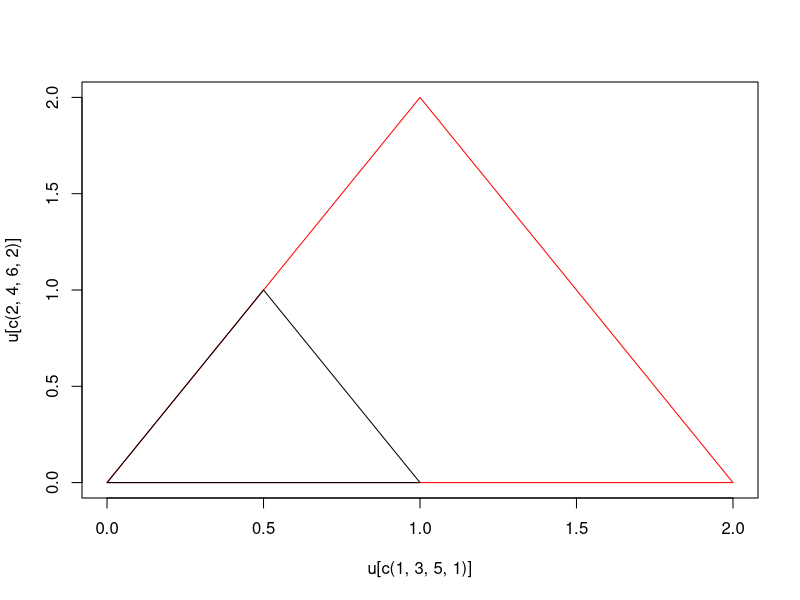
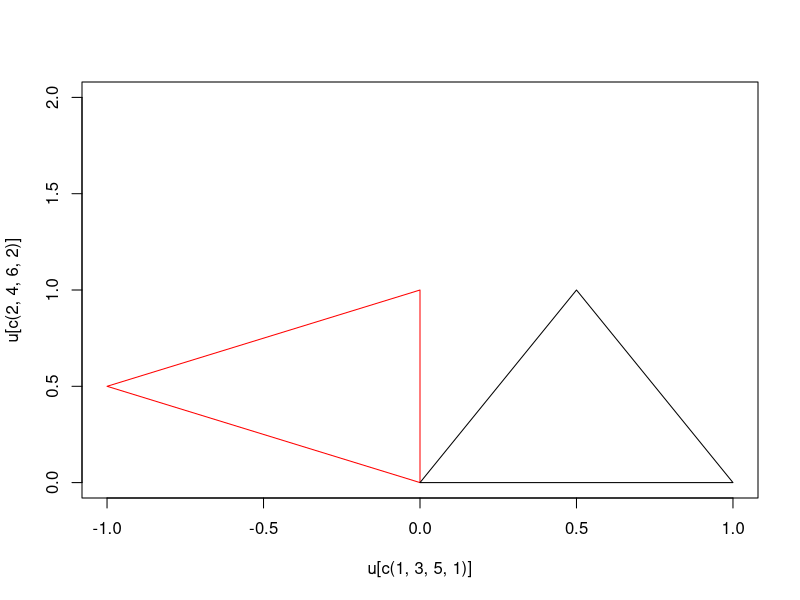
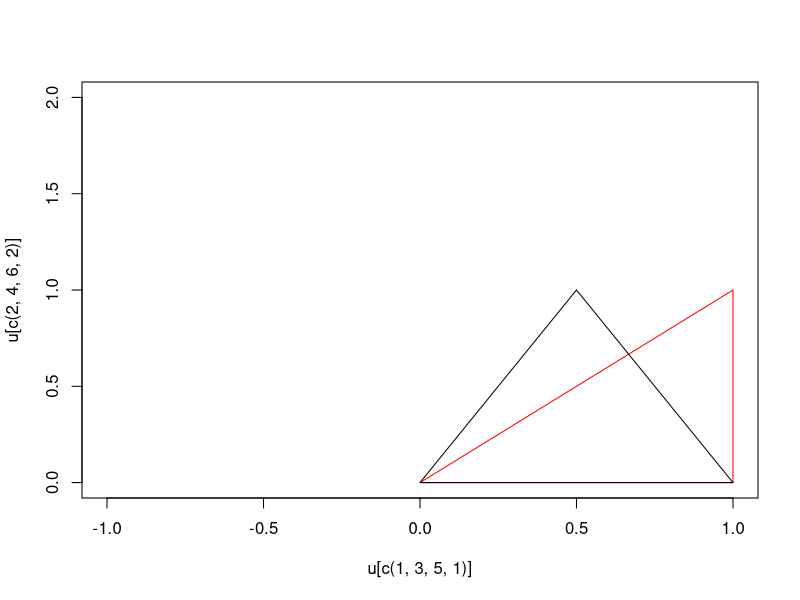

The R source for these figures, in order:

E <- 1                                  # Modulus
nu <- 0                 # Poission's ratio - can be in range (0, 0.5)

## Start of with one triangle
x <- c(0, 1, 0.5)
y <- c(0, 0, 1) 

## Area of triangle
Delta <- 0.5 * det(cbind(1, x, y))

## Construct B matrix
a <- c()
b <- c()
c <- c()

a[1] <- x[2]*y[3] - y[2]*x[3]
a[2] <- x[3]*y[1] - y[3]*x[1]
a[3] <- x[1]*y[2] - y[1]*x[2]
b[1] <- y[2] - y[3]
b[2] <- y[3] - y[1]
b[3] <- y[1] - y[2]
c[1] <- x[3] - x[2]
c[2] <- x[1] - x[3]
c[3] <- x[2] - x[1]

B1 <- 1/(2*Delta) * rbind(c(b[1], 0),
                          c(0,    c[1]),
                          c(c[1], b[1]))
B2 <- 1/(2*Delta) * rbind(c(b[2], 0),
                          c(0,    c[2]),
                          c(c[2], b[2]))
B3 <- 1/(2*Delta) * rbind(c(b[3], 0),
                          c(0,    c[3]),
                          c(c[3], b[3]))

B <- cbind(B1, B2, B3)

## Elasticity matrix for plane stress in an isotropic material
D <- E * (1-nu^2) * rbind(c(1 , nu, 0       ),
                          c(nu,  1, 0       ),
                          c(0 ,  0, (1-nu)/2))


print(t(B1) %*% D %*% B1)

K <- t(B) %*% D %*% B

rotate <- function(theta) {
  return(rbind(c(cos(theta), -sin(theta)),
               c(sin(theta),  cos(theta))))
}

rotate3 <- function(theta) {
  M <- matrix(0, 6, 6)
  M[1:2, 1:2] <- rotate(theta)
  M[3:4, 3:4] <- rotate(theta)
  M[5:6, 5:6] <- rotate(theta)
  return(M)
}

shear <- function(k) {
  return(rbind(c(1, k),
               c(0, 1)))
}

shear3 <- function(k) {
  M <- matrix(0, 6, 6)
  M[1:2, 1:2] <- shear(k)
  M[3:4, 3:4] <- shear(k)
  M[5:6, 5:6] <- shear(k)
  return(M)
}


## Original position
v <- matrix((rbind(x, y)), 6, 1)

## Translation
u <- v + 1
print("Translation")
a <- u - v                              # Displacement
print("Forces")
print(K %*% a)
print("Strain")
print(B %*% a)

## Expansion
print("Expansion")
u <- 2 * v
a <- u - v
plot( u[c(1,3,5,1)], u[c(2,4,6,2)], type='l', col="red")
lines(v[c(1,3,5,1)], v[c(2,4,6,2)])
print("Forces")
print(K %*% a)
print("Strain")
print(B %*% a)

## Rotation
print("Rotation")
u <- rotate3(pi/2) %*% v
a <- u - v
plot( u[c(1,3,5,1)], u[c(2,4,6,2)], type='l', col="red", xlim=c(-1, 1), ylim=c(0,2))
lines(v[c(1,3,5,1)], v[c(2,4,6,2)])
print("Forces")
print(K %*% a)
print("Strain")
print(B %*% a)

## Shear
print("Shear")
u <- shear3(0.5) %*% v
a <- u - v
plot( u[c(1,3,5,1)], u[c(2,4,6,2)], type='l', col="red", xlim=c(-1, 1), ylim=c(0,2))
lines(v[c(1,3,5,1)], v[c(2,4,6,2)])
print("Forces")
print(K %*% a)
print("Strain")
print(B %*% a)
